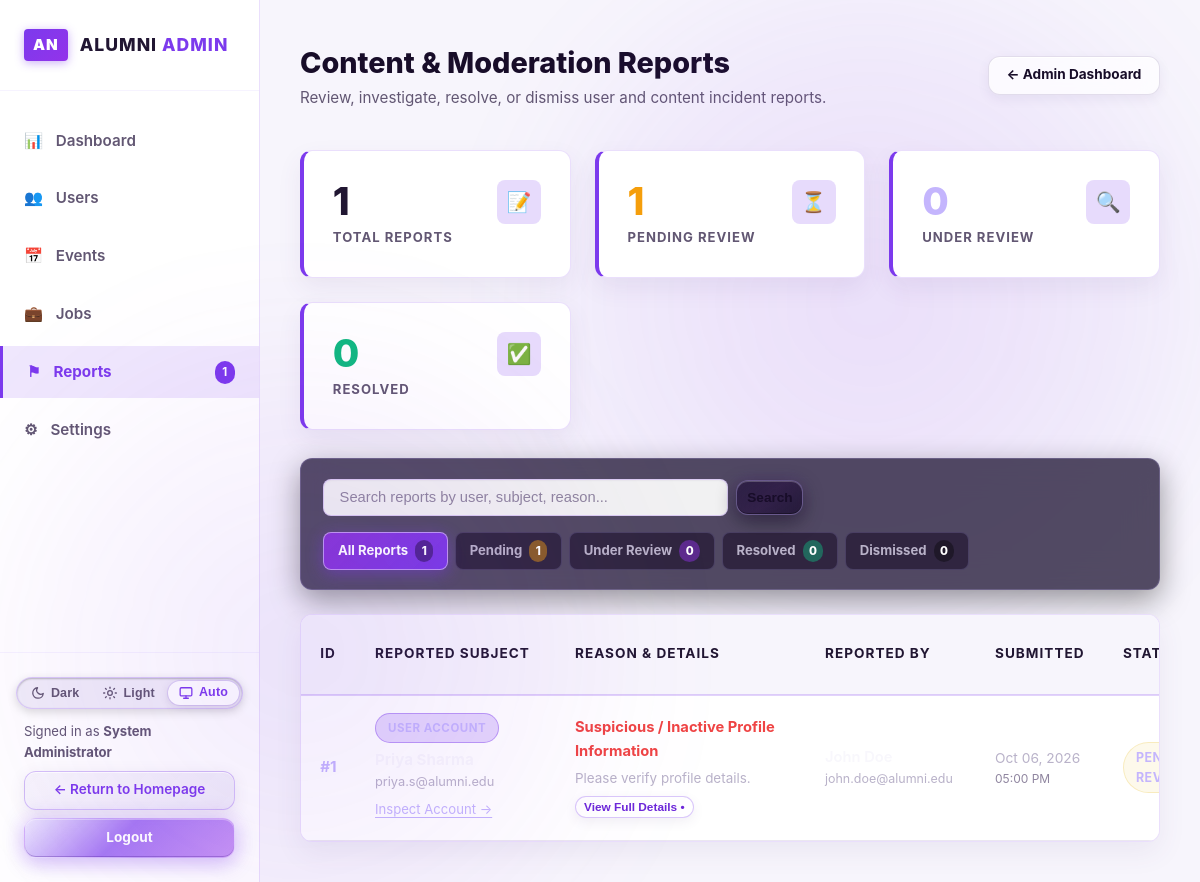
The app's page /admin/reports.php (signed in), older data.
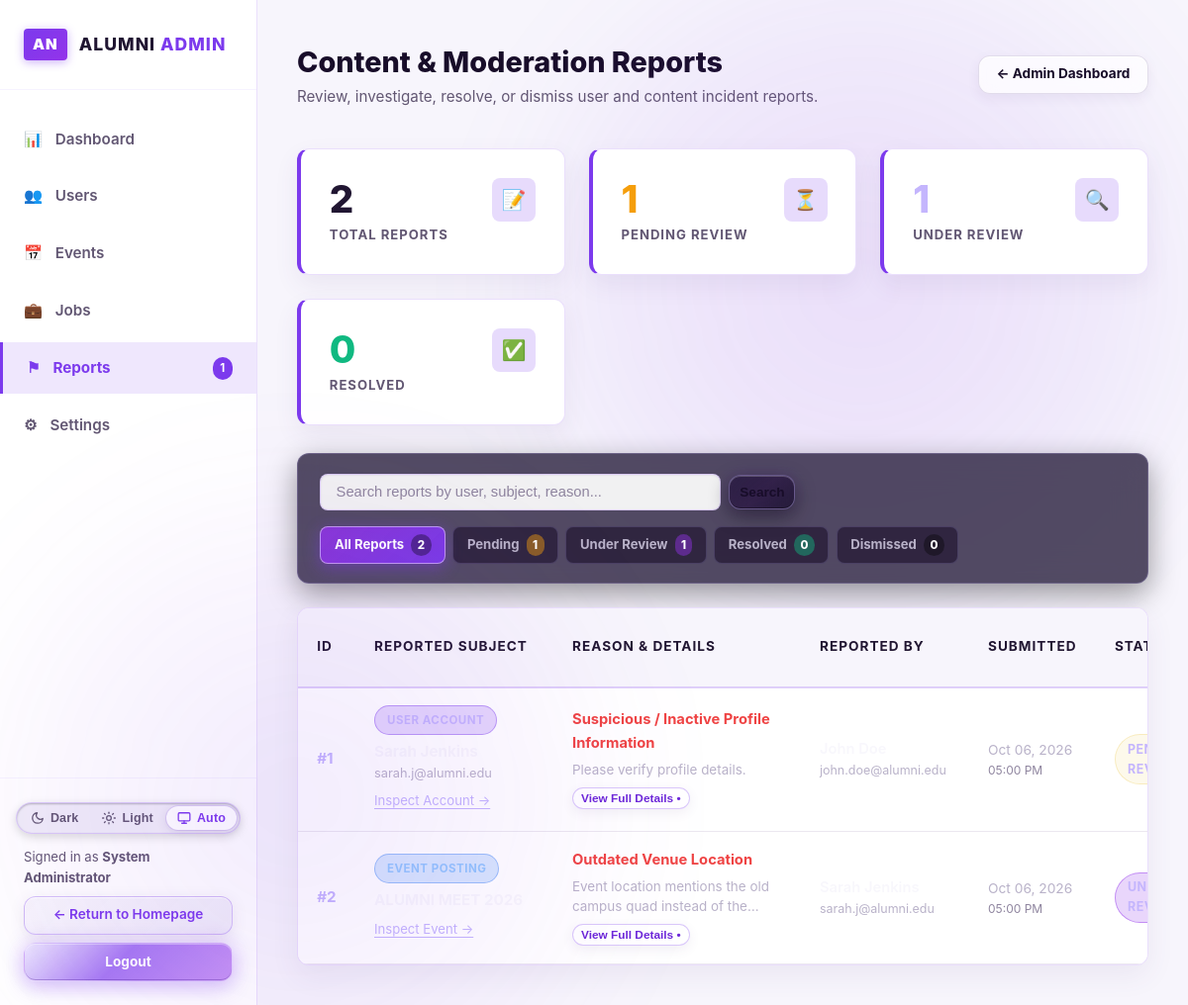
The same page, newer data.
### tables this page shows
CREATE TABLE IF NOT EXISTS reports (
    id INT AUTO_INCREMENT PRIMARY KEY,
    reporter_id INT NOT NULL,
    reported_user_id INT NULL,
    event_id INT NULL,
    job_id INT NULL,
    message_id INT NULL,
    reason VARCHAR(150) NOT NULL,
    description TEXT NULL,
    status ENUM('pending', 'reviewed', 'resolved', 'dismissed') NOT NULL DEFAULT 'pending',
    created_at TIMESTAMP DEFAULT CURRENT_TIMESTAMP,
    INDEX idx_reports_reporter (reporter_id),
    INDEX idx_reports_status (status),
    FOREIGN KEY (reporter_id) REFERENCES users(id) ON DELETE CASCADE,
    FOREIGN KEY (reported_user_id) REFERENCES users(id) ON DELETE CASCADE,
    FOREIGN KEY (event_id) REFERENCES events(id) ON DELETE CASCADE,
    FOREIGN KEY (job_id) REFERENCES jobs(id) ON DELETE CASCADE,
    FOREIGN KEY (message_id) REFERENCES messages(id) ON DELETE CASCADE
);

CREATE TABLE IF NOT EXISTS users (
    id INT AUTO_INCREMENT PRIMARY KEY,
    username VARCHAR(50) NOT NULL UNIQUE,
    first_name VARCHAR(50) NOT NULL,
    last_name VARCHAR(50) NOT NULL,
    email VARCHAR(100) NOT NULL UNIQUE,
    password VARCHAR(255) NOT NULL,
    role ENUM('alumni', 'admin') NOT NULL DEFAULT 'alumni',
    status ENUM('active', 'suspended') NOT NULL DEFAULT 'active',
    created_at TIMESTAMP DEFAULT CURRENT_TIMESTAMP,
    INDEX idx_users_role (role),
    INDEX idx_users_status (status)
);

### config/db.php (called while the page is built, shortened)
<?php
$db_host = '127.0.0.1';
$db_name = 'alumni_network';
$db_user = 'root';
$db_pass = '';
try {
    $db_connected = true;
} catch (PDOException $e) {
    try {
        $root_pdo = new PDO("mysql:host={$db_host};charset=utf8mb4", $db_user, $db_pass);
        $root_pdo->exec("CREATE DATABASE IF NOT EXISTS `{$db_name}` CHARACTER SET utf8mb4 COLLATE utf8mb4_unicode_ci");
        $pdo = new PDO("mysql:host={$db_host};dbname={$db_name};charset=utf8mb4", $db_user, $db_pass, [
            PDO::ATTR_ERRMODE => PDO::ERRMODE_EXCEPTION,
            PDO::ATTR_DEFAULT_FETCH_MODE => PDO::FETCH_ASSOC
        ]);
        $schemaPath = __DIR__ . '/../database/schema.sql';
        if (file_exists($schemaPath)) {
            $sql = file_get_contents($schemaPath);
            $pdo->exec($sql);
        }
        $db_connected = true;
    } catch (Exception $sub_ex) {
        $db_connected = false;
    }
}
function get_base_url() {
    $script_dir = str_replace('\\', '/', dirname($_SERVER['SCRIPT_NAME']));
    $parts = array_values(array_filter(explode('/', trim($script_dir, '/')), function($p) {
        return $p !== '' && $p !== '.';
    }));
    if (!empty($parts) && in_array(end($parts), ['auth', 'admin', 'config', 'includes'])) {
        array_pop($parts);
    }
    $path = implode('/', $parts);
    return '/' . ($path ? $path . '/' : '');
}

### admin/reports.php (the view, shortened to what the changed rows need)
<?php
require_once __DIR__ . '/../config/db.php';
require_once __DIR__ . '/../includes/functions.php';
$baseUrl = get_base_url();
$totalReportsCount = 0;
$reviewedReportsCount = 0;
if ($db_connected && $pdo) {
    try {
        $totalReportsCount = (int)$pdo->query("SELECT COUNT(*) FROM reports")->fetchColumn();
        $reviewedReportsCount = (int)$pdo->query("SELECT COUNT(*) FROM reports WHERE status = 'reviewed'")->fetchColumn();
    } catch (Exception $e) {
        $totalReportsCount = 2;
        $pendingReportsCount = 1;
        $reviewedReportsCount = 1;
    }
} else {
    $totalReportsCount = 2;
    $pendingReportsCount = 1;
    $reviewedReportsCount = 1;
}
$statusFilter = trim($_GET['status'] ?? '');
$searchQuery = trim($_GET['search'] ?? '');
$reports = [];
if ($db_connected && $pdo) {
    try {
        $sql = "
            SELECT r.*,
                   CONCAT(u_rep.first_name, ' ', u_rep.last_name) AS reporter_name,
                   u_rep.email AS reporter_email,
                   u_rep.username AS reporter_username,
                   CONCAT(u_tgt.first_name, ' ', u_tgt.last_name) AS reported_user_name,
                   u_tgt.email AS reported_user_email,
                   u_tgt.username AS reported_user_username,
                   u_tgt.status AS reported_user_status,
                   e.title AS event_title,
                   j.title AS job_title
            FROM reports r
            LEFT JOIN users u_rep ON r.reporter_id = u_rep.id
            LEFT JOIN users u_tgt ON r.reported_user_id = u_tgt.id
            LEFT JOIN events e ON r.event_id = e.id
            LEFT JOIN jobs j ON r.job_id = j.id
            WHERE 1=1
        ";
        $params = [];
        $sql .= " ORDER BY FIELD(r.status, 'pending', 'reviewed', 'resolved', 'dismissed'), r.created_at DESC";
        $stmt = $pdo->prepare($sql);
        $stmt->execute($params);
        $reports = $stmt->fetchAll();
    } catch (Exception $e) {
        $reports = [];
    }
}
?>
<!DOCTYPE html>
<html lang="en">
<head>
    <link rel="stylesheet" href="<?php echo $baseUrl; ?>assets/css/theme.css">
    <link rel="stylesheet" href="<?php echo $baseUrl; ?>assets/css/style.css">
</head>
<body style="background: var(--bg-color);">
<div class="admin-layout">
    <main class="admin-main">
        <div class="admin-header">
            <div>
                <h1 class="admin-title">Content &amp; Moderation Reports</h1>
            </div>
        </div>
        <div class="admin-stats-grid" style="grid-template-columns: repeat(auto-fit, minmax(200px, 1fr)); margin-bottom: 1.8rem;">
            <a href="reports.php" class="admin-stat-card <?php echo empty($statusFilter) ? 'active' : ''; ?>" title="View all incident reports" aria-label="Total Reports: <?php echo $totalReportsCount; ?>">
                <div>
                    <div class="admin-stat-number"><?php echo number_format($totalReportsCount); ?></div>
                    <div class="admin-stat-label">Total Reports</div>
                </div>
            </a>
            <a href="reports.php?status=reviewed" class="admin-stat-card <?php echo ($statusFilter === 'reviewed') ? 'active' : ''; ?>" title="Filter under review reports" aria-label="Under Review: <?php echo $reviewedReportsCount; ?>">
                <div>
                    <div class="admin-stat-number" style="color: #C4B5FD;"><?php echo number_format($reviewedReportsCount); ?></div>
                    <div class="admin-stat-label">Under Review</div>
                </div>
            </a>
        </div>
        <div class="reports-filter-bar">
            <div class="reports-tabs" role="navigation" aria-label="Report status filter">
                <a href="reports.php<?php echo !empty($searchQuery) ? '?search=' . urlencode($searchQuery) : ''; ?>"
                   class="report-tab-pill <?php echo empty($statusFilter) ? 'active' : ''; ?>">
                    All Reports <span class="report-pill-badge"><?php echo $totalReportsCount; ?></span>
                </a>
                <a href="reports.php?status=reviewed<?php echo !empty($searchQuery) ? '&search=' . urlencode($searchQuery) : ''; ?>"
                   class="report-tab-pill <?php echo ($statusFilter === 'reviewed') ? 'active' : ''; ?>">
                    Under Review <span class="report-pill-badge" style="background: rgba(147, 51, 234, 0.45); color: #FFF;"><?php echo $reviewedReportsCount; ?></span>
                </a>
            </div>
        </div>
        <div class="table-responsive">
            <table class="admin-table">
                <thead>
                    <tr>
                        <th style="width: 70px;">ID</th>
                        <th style="min-width: 200px;">Reported Subject</th>
                        <th style="min-width: 250px;">Reason &amp; Details</th>
                        <th style="min-width: 170px;">Reported By</th>
                        <th style="min-width: 120px;">Submitted</th>
                        <th style="min-width: 120px;">Status</th>
                    </tr>
                </thead>
                <tbody>
                    <?php if (empty($reports)): ?>
                        <tr>
                            <td colspan="7" style="text-align: center; padding: 4rem 2rem; background: rgba(20, 10, 36, 0.5);">
                                <div style="font-size: 2.5rem; margin-bottom: 0.8rem; opacity: 0.7;">&#128221;</div>
                                <h3 style="color: #F8F7FC; font-size: 1.25rem; font-weight: 700; margin-bottom: 0.4rem;">
                                    No Moderation Reports Found
                                </h3>
                                <p style="color: #B9B2C9; font-size: 0.92rem; max-width: 440px; margin: 0 auto 1.2rem;">
                                    <?php if (!empty($searchQuery) || !empty($statusFilter)): ?>
                                        There are currently no reports matching your active filters. Try adjusting your search term or view all reports.
                                    <?php else: ?>
                                        All incident reports have been reviewed and resolved. No pending moderation items require attention.
                                    <?php endif; ?>
                                </p>
                                <?php if (!empty($searchQuery) || !empty($statusFilter)): ?>
                                    <a href="reports.php" class="btn btn-outline-light btn-sm" style="color: #F8F7FC;">
                                        Reset All Filters
                                    </a>
                                <?php endif; ?>
                            </td>
                        </tr>
                    <?php else: ?>
                        <?php foreach ($reports as $r): ?>
                            <tr>
                                <td>
                                    <strong style="color: #C4B5FD; font-size: 0.95rem;">#<?php echo $r['id']; ?></strong>
                                </td>
                                <td>
                                    <?php if (!empty($r['reported_user_name'])): ?>
                                        <div>
                                            <span class="badge subject-badge-user" style="font-size: 0.72rem; margin-bottom: 0.3rem;">
                                                User Account
                                            </span>
                                            <div style="font-weight: 700; color: #F8F7FC; font-size: 0.95rem;">
                                            </div>
                                            <div style="font-size: 0.8rem; color: #B9B2C9;">
                                                <?php echo htmlspecialchars($r['reported_user_email'] ?? ''); ?>
                                            </div>
                                            <div style="margin-top: 0.35rem;">
                                                <a href="users.php?search=<?php echo urlencode($r['reported_user_username'] ?? $r['reported_user_name']); ?>"
                                                   target="_blank"
                                                   class="admin-link">
                                                    Inspect Account &rarr;
                                                </a>
                                            </div>
                                        </div>
                                    <?php elseif (!empty($r['event_title'])): ?>
                                        <div>
                                            <span class="badge subject-badge-event" style="font-size: 0.72rem; margin-bottom: 0.3rem;">
                                                Event Posting
                                            </span>
                                            <div style="font-weight: 700; color: #F8F7FC; font-size: 0.95rem;">
                                            </div>
                                            <div style="margin-top: 0.35rem;">
                                                <a href="events.php" target="_blank" class="admin-link">
                                                    Inspect Event &rarr;
                                                </a>
                                            </div>
                                        </div>
                                    <?php endif; ?>
                                </td>
                                <td>
                                    <div style="font-weight: 700; color: #EF4444; font-size: 0.92rem; margin-bottom: 0.25rem;">
                                        <?php echo htmlspecialchars($r['reason']); ?>
                                    </div>
                                    <?php if (!empty($r['description'])): ?>
                                        <div class="report-description-box" title="<?php echo htmlspecialchars($r['description']); ?>">
                                            <?php echo htmlspecialchars($r['description']); ?>
                                        </div>
                                    <?php endif; ?>
                                    <button type="button"
                                            class="btn btn-outline-light btn-sm"
                                            style="margin-top: 0.5rem; font-size: 0.74rem; padding: 0.18rem 0.5rem;"
                                            onclick='openReportModal(<?php echo json_encode($r, JSON_HEX_TAG | JSON_HEX_APOS | JSON_HEX_QUOT | JSON_HEX_AMP); ?>);'>
                                        View Full Details &bull;
                                    </button>
                                </td>
                                <td>
                                    <div style="font-weight: 600; color: #F8F7FC; font-size: 0.92rem;">
                                    </div>
                                    <div style="font-size: 0.78rem; color: #B9B2C9;">
                                        <?php echo htmlspecialchars($r['reporter_email'] ?? 'alumni@alumni.edu'); ?>
                                    </div>
                                </td>
                                <td style="font-size: 0.86rem; color: #B9B2C9; white-space: nowrap;">
                                    <?php echo date('M d, Y', strtotime($r['created_at'])); ?>
                                    <div style="font-size: 0.75rem; color: #8F859F;">
                                        <?php echo date('h:i A', strtotime($r['created_at'])); ?>
                                    </div>
                                </td>
                                <td>
                                    <?php if ($r['status'] === 'pending'): ?>
                                        <span class="badge badge-pending">Pending Review</span>
                                    <?php elseif ($r['status'] === 'reviewed'): ?>
                                        <span class="badge badge-reviewed">Under Review</span>
                                    <?php elseif ($r['status'] === 'resolved'): ?>
                                        <span class="badge badge-resolved">Resolved</span>
                                    <?php else: ?>
                                        <span class="badge badge-dismissed">Dismissed</span>
                                    <?php endif; ?>
                                </td>
                            </tr>
                        <?php endforeach; ?>
                    <?php endif; ?>
                </tbody>
            </table>
        </div>
    </main>
</div>
</body>
</html>

Row changes from the older to the newer data that the page shows:
changed reports "Suspicious / Inactive Profile Information": reported_user.email "priya.s@alumni.edu" → "sarah.j@alumni.edu"
added reports: id "2", reason "Outdated Venue Location", description "Event location mentions the old campus quad instead of…", reporter.email "sarah.j@alumni.edu", created_at "Oct 06, 2026", created_at "05:00 PM", status "UNDER REVIEW"
Text that changed along with them:
$totalReportsCount: "1" → "2"
$reviewedReportsCount: "0" → "1"
